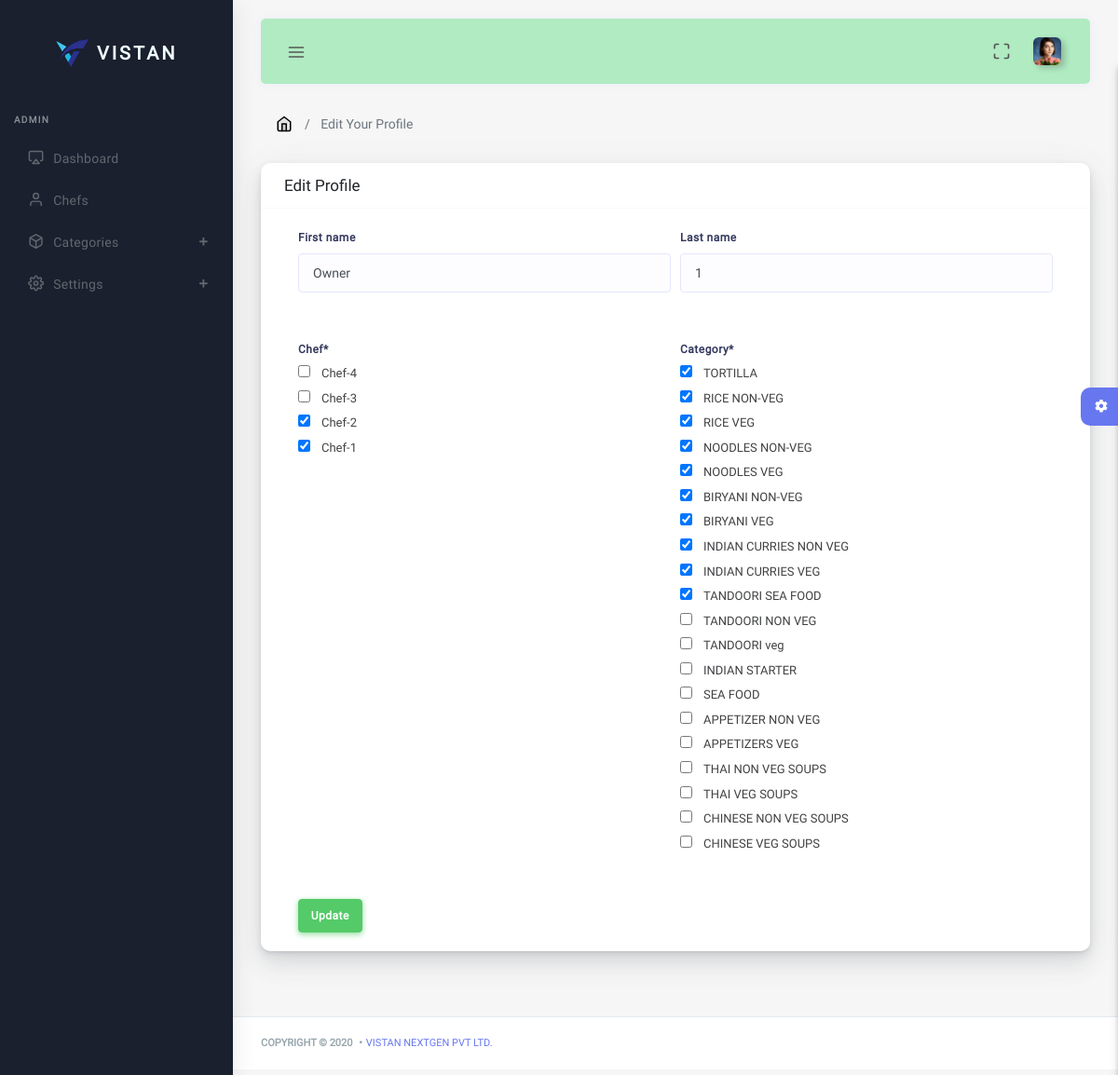
The page /edit-profile/2 (signed in) on the database as committed earlier.
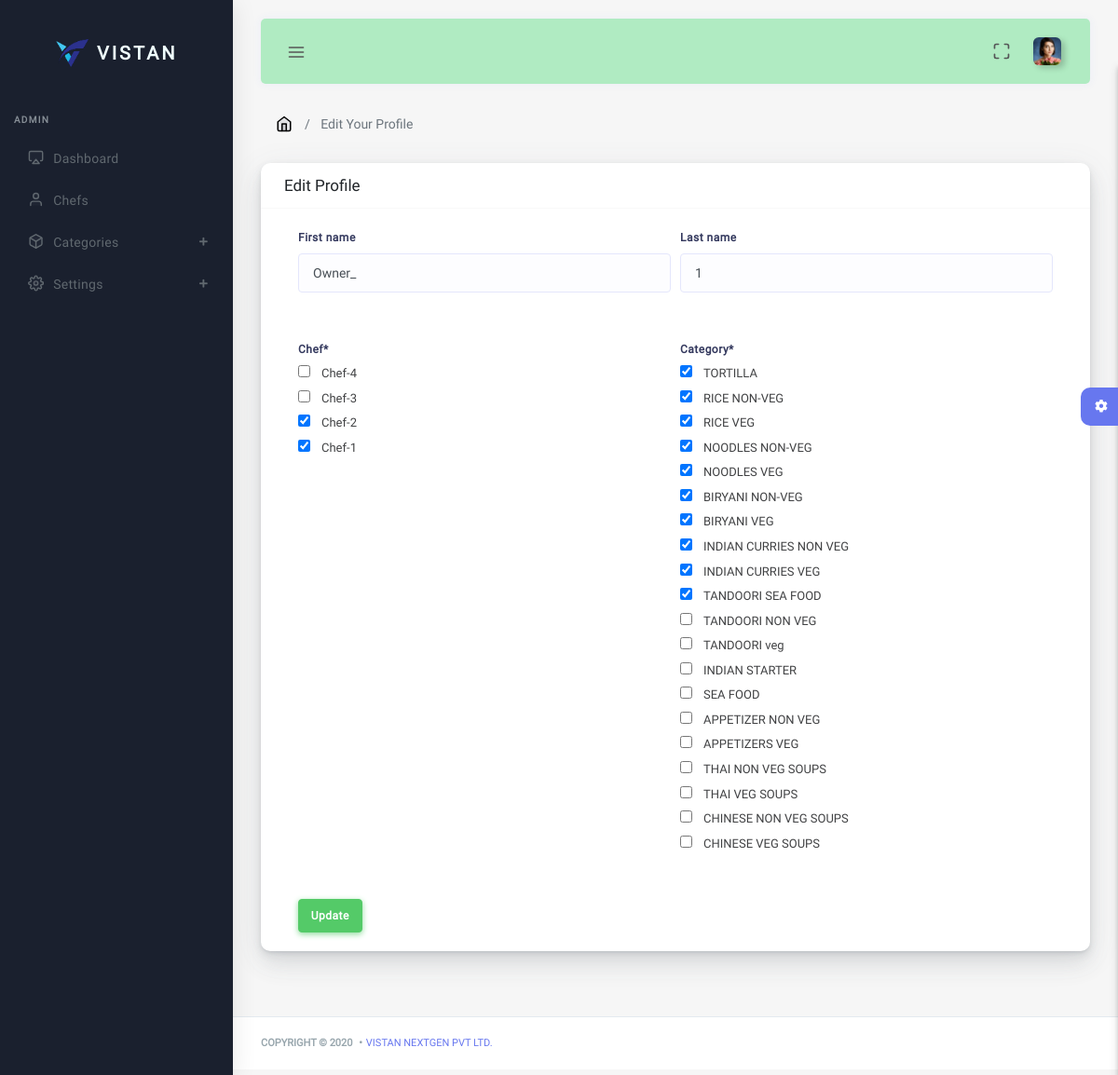
The same page on the database as committed later.
### AccountsApp/models.py (models this page shows, shortened)
class CustomUser(AbstractUser):
    Chef = models.ManyToManyField(Chef)
    Category = models.ManyToManyField(Category)
    created_at = models.DateTimeField(auto_now_add = True)
    updated_at = models.DateTimeField(auto_now = True)
    class Meta:
        verbose_name = 'User'
        verbose_name_plural = 'users'

### AccountsApp/views.py (the view)
# urls.py: path('edit-profile/<str:id>', views.EditProfileView, name = 'edit-profile'),
@login_required(login_url= '/')
def EditProfileView(request, id):
    if request.method == "POST":
        obj = get_object_or_404(User, id = id)
        form = UserProfileForm(request.POST, instance=obj)
        if form.is_valid():
            form.save()
            messages.info(request, 'Profile Updated Successfully')
            return redirect('AccountsApp:edit-profile', request.user.id)
        else:
            return HttpResponse(form.errors)
    else:
        user = User.objects.get(id = id)
        form = UserProfileForm(instance=user)
        return render(request, 'AccountsApp/auth-edit-profile.html', {'form' :form})

### AccountsApp/forms.py
class UserProfileForm(forms.ModelForm):
    class Meta:
        model = User
        fields = ('first_name', 'last_name', 'Chef', 'Category')
        widgets = {
            'Chef' : forms.CheckboxSelectMultiple,
            'Category' : forms.CheckboxSelectMultiple,
        }

### RestApp/models.py (called while the page is built)
    def __str__(self):
        return '{}'.format(self.category_name)

    def __str__(self):
        return '{}'.format(self.chef_name)

### AccountsApp/templates/AccountsApp/auth-edit-profile.html (shortened to what this page needs)
{% extends 'base.html' %}
{% load static %}
{% load crispy_forms_tags %}
{% block breadcrumb %} Edit Your Profile {% endblock %}
{% block content %}
<div class="card">
    <div class="card-header">
    <h4>Edit Profile </h4>
</div>
<div class="card-body">
    <div class="container">
        <form method = "POST" class = "needs-validation" novalidate="">
            <div class="form-row">
                <div class="form-group col-md-6 col-sm-12">
                    {{form.first_name|as_crispy_field}}
                </div>
                <div class="form-group col-md-6 col-sm-12">
                    {{form.last_name|as_crispy_field}}
                </div>
            </div>
            <div class="form-row">
                <div class="form-group col-md-6 col-sm-12">
                    {{form.Chef|as_crispy_field}}
                </div>
                <div class="form-group col-md-6 col-sm-12">
                    {{form.Category|as_crispy_field}}
                </div>
            </div>
            <button href="" method = "POST" class = "btn btn-md btn-success">Update</button>
            <br>
        </form>
    </div>
</div>
{% endblock %}

Rows that differ between the two databases and show on the page:
changed CustomUser: first_name "Owner" → "Owner_"
